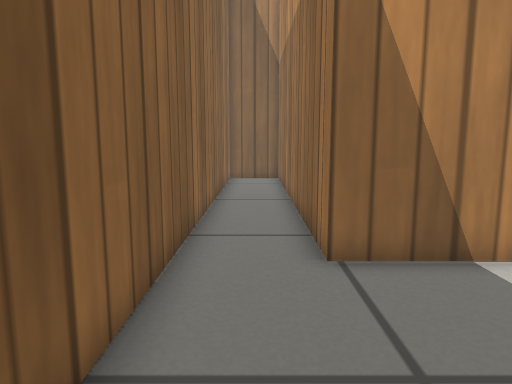
view 1 (above)

19 first-person views from a walk through a Gazebo world. The camera is 0.42 m above the floor, tilts 8° down and sees 70° across. The floor is counted in squares, 0.2 m on a side. Each view is taken from the middle of a square. On the plan, view 1 faces up. The plan holds only what a view shows up to about 19 squares ahead; the rest is blank. Simple patterns stand in for the simulator's built-in surfaces.

view 2
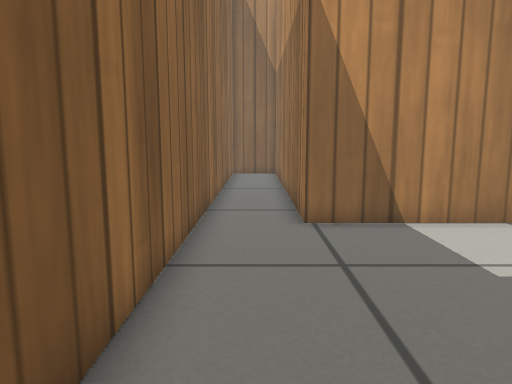

view 3
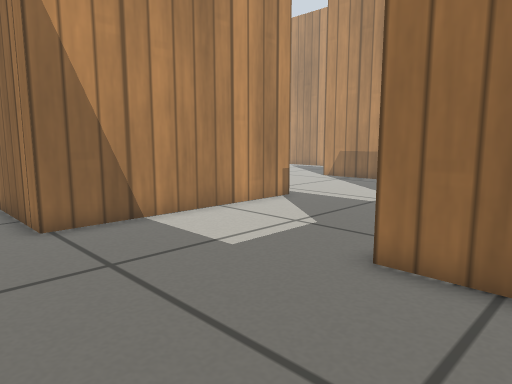

view 4
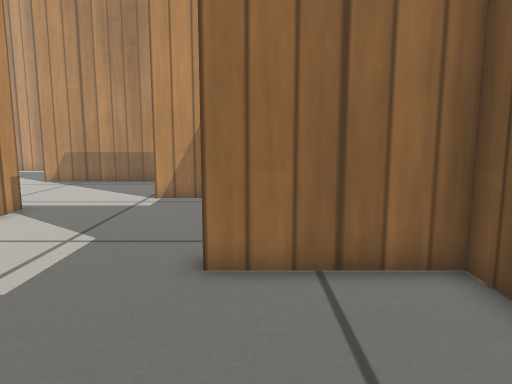

view 5
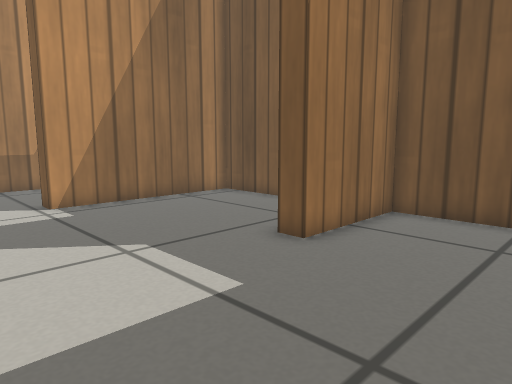

view 6
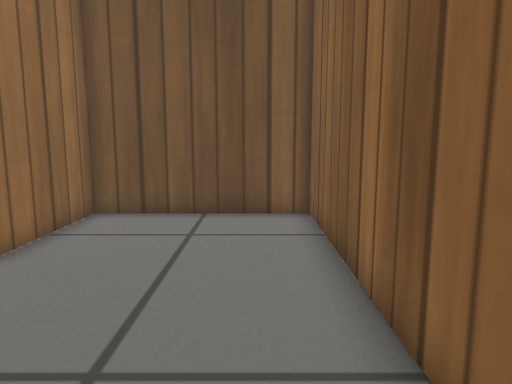

view 7
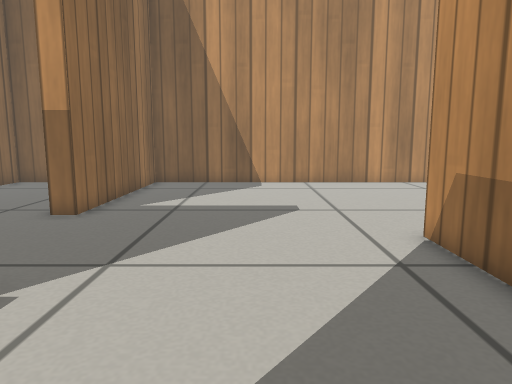

view 8
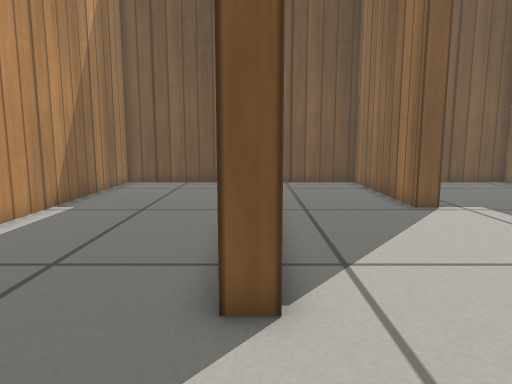

view 9
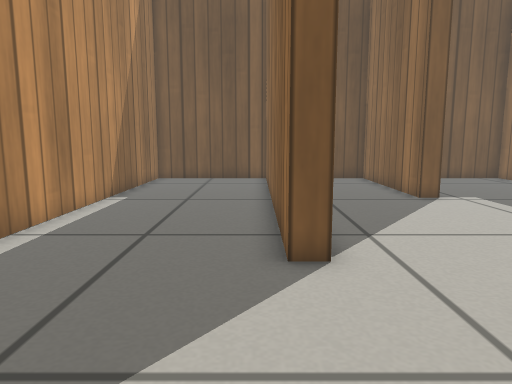

view 10
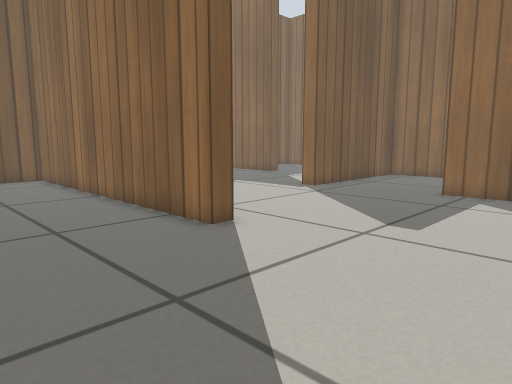

view 11
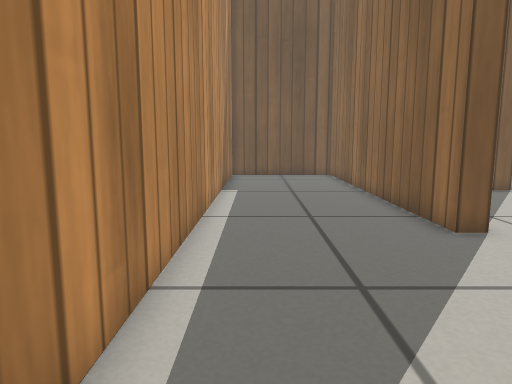

view 12
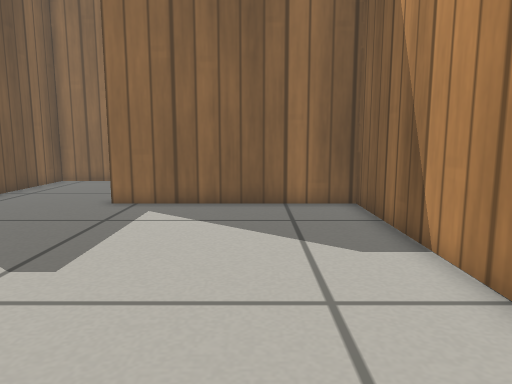

view 13
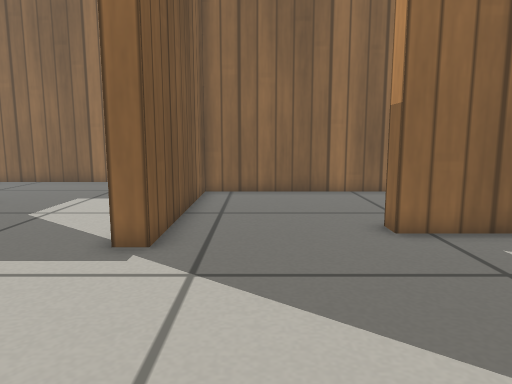

view 14
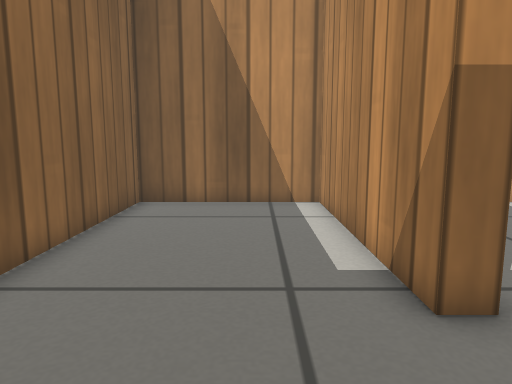

view 15
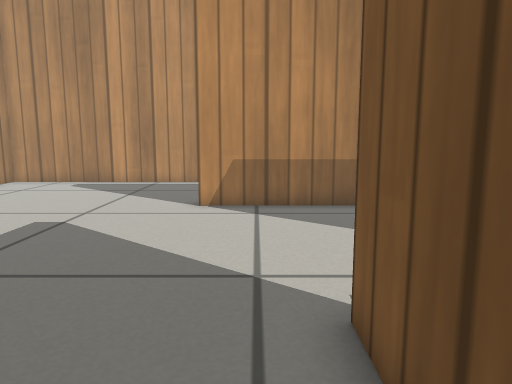

view 16
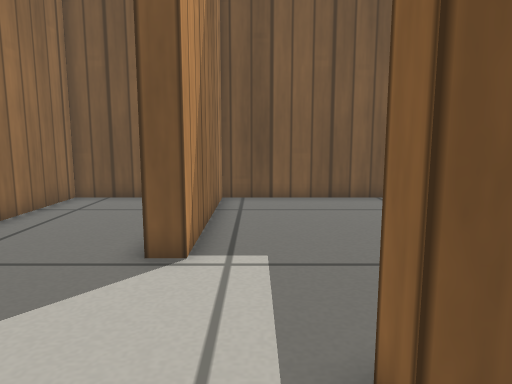

view 17
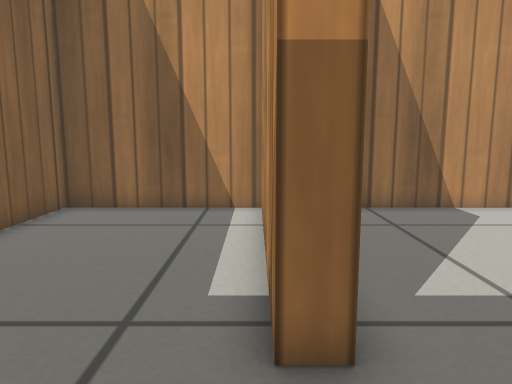

view 18
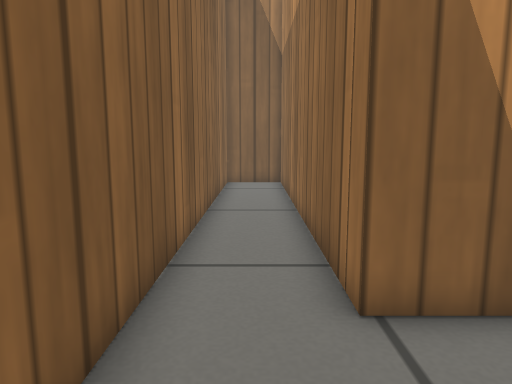

view 19
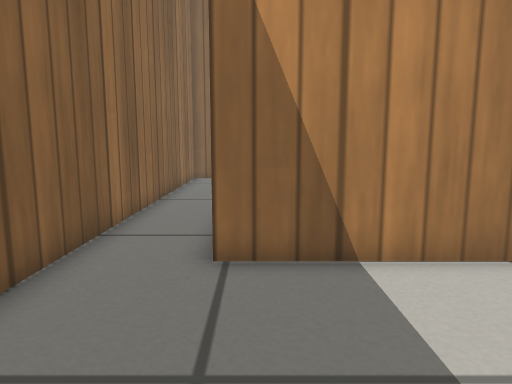

### Floor plan
Points are (right, up) in squares from view 1. A wall is a line through its corners. A room is listed if a view was taken in it or the views show most of it. See-through windows are left out.
Room 1 (views 1, 2, 3, 4, 5, 6, 18, 19)
walls: (4.5, 6.1) (1.3, 6.1) (1.3, 20.4) (-1.4, 20.4) (-1.6, -4.4) (4.7, -4.4) (4.7, -0.2)
ways out: opening at (5, 2.5) to room 4
Room 2 (views 7, 8, 9, 10, 11, 12, 13, 16, 17)
walls: (17.7, 1.4) (17.7, 9.9) (18.4, 9.9) (18.4, -4.4) (24.4, -4.4) (24.6, 20.4) (8.9, 20.4) (8.9, 12.2) (8.2, 12.2); (12.2, 2.7) (13, 2.7) (13, -4.4) (17.7, -4.4) (17.7, -0.4); (7.5, 6.9) (10, 6.9) (10, 6.1)
ways out: opening at (8.5, 9.5) to room 3; opening at (11, 4) to room 4
Room 3 (views 14, 15)
walls: (8.2, 12.2) (8.2, 20.4) (2, 20.4) (2, 6.9) (7.5, 6.9)
ways out: opening at (8.5, 9.5) to room 2
Room 4 (no view inside)
walls: (4.7, -0.2) (5.5, -0.2); (5.4, -3.9) (5.4, -4.4) (12.2, -4.4) (12.2, 2.7); (10, 6.1) (4.5, 6.1)
ways out: opening at (5, 2.5) to room 1; opening at (11, 4) to room 2

Where each view was taken, in squares from view 1:
view 1: 0 up, 0 right, facing up
view 2: 3 down, 0 right, facing up
view 3: 3 down, 1 left, facing up-right
view 4: 1 down, 1 left, facing right
view 5: 6 up, 0 right, facing down-right
view 6: 6 up, 0 right, facing down
view 7: 2 up, 14 right, facing up
view 8: 14 up, 18 right, facing down
view 9: 16 up, 19 right, facing down
view 10: 17 up, 24 right, facing down-left
view 11: 18 up, 23 right, facing down
view 12: 17 up, 21 right, facing left
view 13: 9 up, 17 right, facing left
view 14: 8 up, 6 right, facing up
view 15: 8 up, 6 right, facing right
view 16: 9 up, 11 right, facing down
view 17: 9 up, 8 right, facing up
view 18: 2 up, 0 right, facing up
view 19: 0 up, 2 right, facing up
